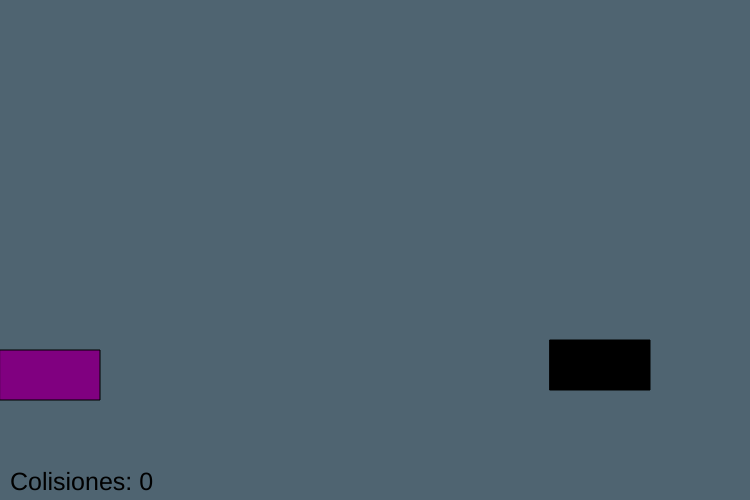
Frame 1 (no input)
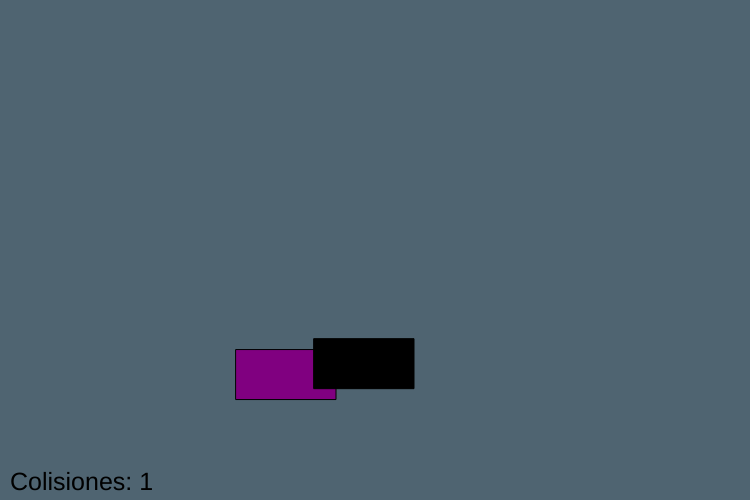
Frame 60 (no input)
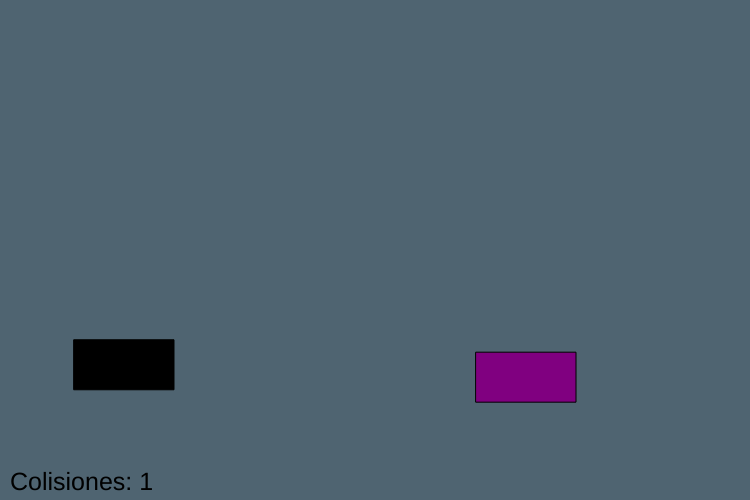
Frame 120 (the mouse pressed at the canvas centre since frame 60)

The p5.js sketch that drew these frames (run headless with seeded random() and noise() and a simulated clock; from frame 60 on, the mouse is pressed at the canvas centre):

// p5.js sketch
// ── sketch.js
let miCarro1;
let miCarro2;

let colisiones = 0;

function setup() {
  createCanvas(750, 500);
  miCarro1 = new Carro(0, 350, 100, 50, 1);
  miCarro2 = new Carro(width -200, 340, 100, 50, -1);
}

function draw() {
  background(79,100,113);  
  miCarro1.display("purple");
  miCarro2.display("black");
  miCarro1.detectCollision(miCarro2);
  textSize(25);
  fill(0);
  text("Colisiones: " + colisiones, 10, 490);

  
}

function keyPressed() {
  if (keyCode === 38) {
    miCarro2.saltar();
  }
}


class Carro {
  constructor(x, y, width, height, direction) {
    this.x = x;
    this.y = y;
    this.width = width;
    this.height = height;
    this.direction = direction;
    this.isJumping = false;
    this.jumpForce = 12;
    this.gravity =  0.3;
    this.velocity = 80;
    this.xSpeed = 2;
    this.colisionDetectada = false;
  }

  display(color) {
    fill(color);
    rect(this.x, this.y, this.width, this.height);
    
    this.y = this.y + random(-0.65, 0.65);

    if (this.isJumping) {
      this.velocity += this.gravity;
      this.y += this.velocity;
      if (this.y >= height - this.height) {
        this.isJumping = false;
        this.y = height - this.height;
      }
    } else {
      this.x += this.direction * this.xSpeed;
      if (this.x + this.width > width || this.x < -15) {
        this.direction *= -1.1;
        this.y = -5;
      }
    }
        // Actualizamos la posición horizontal del carro en cada iteración
    this.x += this.direction * this.xSpeed;
    if (this.x + this.width > width || this.x < -15) {
      this.direction *= -1.1;
      this.y = height - 200;
    }
  }

  saltar() {
    if (!this.isJumping) {
      this.velocity = -this.jumpForce;
      this.isJumping = true;
    }
  }
  
  detectCollision(otherCar) {
    let left = this.x;
    let right = this.x + this.width;
    let top = this.y;
    let bottom = this.y + this.height;

    let otherLeft = otherCar.x;
    let otherRight = otherCar.x + otherCar.width;
    let otherTop = otherCar.y;
    let otherBottom = otherCar.y +  otherCar.height;

    if (left < otherRight && right > otherLeft && top < otherBottom && bottom > otherTop) {
      if (!this.colisionDetectada) { // verifica si la colisión ya ha sido detectada
        colisiones++; // incrementa el contador
        this.colisionDetectada = true; // establece que la colisión ya ha sido detectada
      }
      return true;
    } else {
      this.colisionDetectada = false; // establece que la colisión ya no ha sido detectada
      return false;
    }
  }
}
